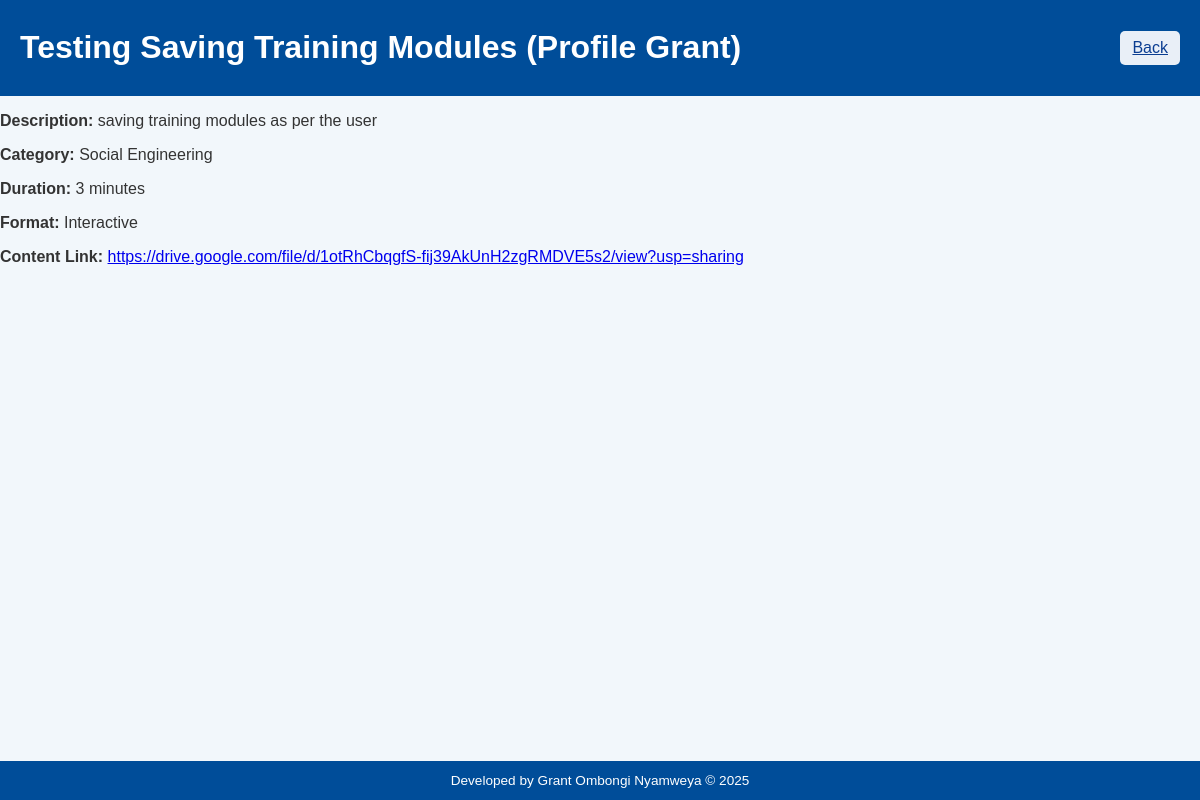
Page /training_modules/2 (signed in) on the committed database.
### models.py (models this page shows)
class TrainingModule(db.Model):
    id = db.Column(db.Integer, primary_key=True)
    title = db.Column(db.String(150), nullable=False)
    description = db.Column(db.Text, nullable=False)
    category = db.Column(db.String(100), nullable=False)
    format = db.Column(db.String(50), nullable=False)
    duration = db.Column(db.Integer, nullable=False)
    content = db.Column(db.Text, nullable=False)  # stores links/materials
    created_at = db.Column(db.DateTime, default=datetime.utcnow)
    user_id = db.Column(db.Integer, db.ForeignKey('user.id'), nullable=False)
    user = db.relationship("User", back_populates="modules")

### routes.py (the view)
@routes_bp.route('/training_modules/<int:module_id>')
def view_training_module(module_id):
    if 'username' not in session:
        return redirect(url_for('routes.login'))
    module = TrainingModule.query.get_or_404(module_id)
    return render_template('view_training_module.html', module=module)

### templates/view_training_module.html (shortened to what this page needs)
<!DOCTYPE html>
<html lang="en">
<head>
  <link rel="stylesheet" href="{{ url_for('static', filename='training_modules.css') }}">
</head>
<body>
  <header class="main-header">
    <h1>{{ module.title }}</h1>
    <a href="{{ url_for('routes.training_modules') }}" class="secondary-btn">Back</a>
  </header>
  <main>
    <p><strong>Description:</strong> {{ module.description }}</p>
    <p><strong>Category:</strong> {{ module.category }}</p>
    <p><strong>Duration:</strong> {{ module.duration }} minutes</p>
    <p><strong>Format:</strong> {{ module.format }}</p>
    {% if module.content %}
        <p><strong>Content Link:</strong>
        <a href="{{ module.content }}" target="_blank">{{ module.content }}</a>
        </p>
    {% else %}
        <p><strong>Content Link:</strong> None</p>
    {% endif %}
  </main>
  <footer>
    <p>Developed by Grant Ombongi Nyamweya &copy; 2025</p>
  </footer>
</body>
</html>

### static/training_modules.css (style rules this page uses)
body { margin: 0; font-family: Arial, sans-serif; background-color: #f2f7fb; color: #333; display: flex; flex-direction: column; min-height: 100vh; }
.main-header { display: flex; justify-content: space-between; align-items: center; background: #004d99; color: white; padding: 8px 20px; }
.secondary-btn { background-color: #e9eff7; color: #0b3d91; border: none; padding: 8px 12px; border-radius: 5px; cursor: pointer; }
footer { text-align: center; padding: 0.75rem 1rem; background-color: #004d99; color: white; margin-top: auto; }
footer p { font-size: 0.85rem; margin: 0; }

### rows in the picture
TrainingModule: title "Testing Saving Training Modules (Profile Grant)", description "saving training modules as per the user", category "Social Engineering", duration "3", format "Interactive", content "https://drive.google.com/file/d/1otRhCbqgfS-fij39AkUnH2zgRMDVE5s2/view?usp=sharing"
